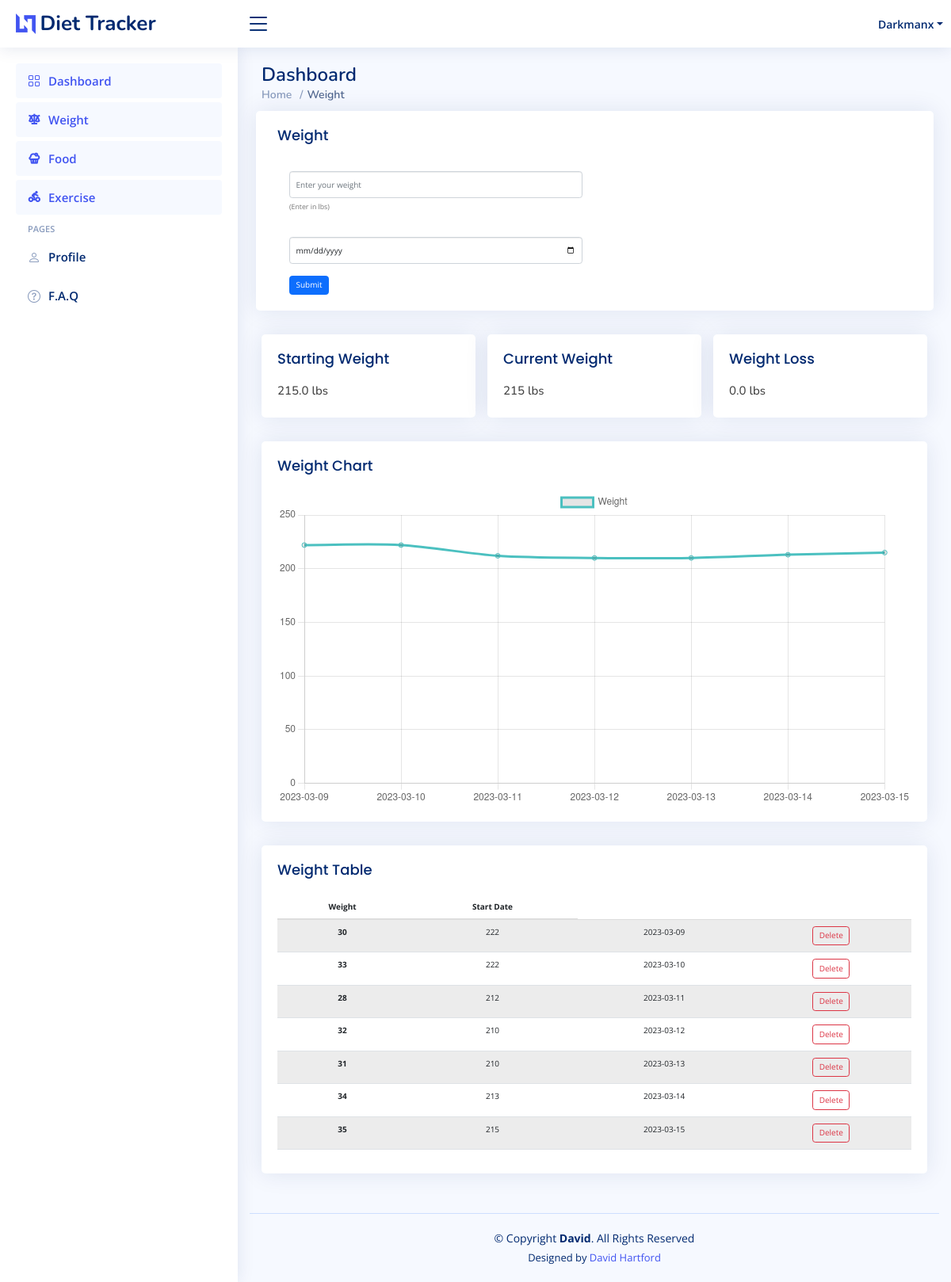
The page /weight (signed in) on the database its author committed.
### main.py (models this page shows)
class Users(UserMixin, db.Model):
    __tablename__ = "users"
    id = db.Column(db.Integer, primary_key=True)
    username = db.Column(db.String, unique=True, nullable=False)
    email = db.Column(db.String, unique=True, nullable=False)
    password = db.Column(db.String, nullable=False)
    s_weight = db.Column(db.Float, nullable=False)
    height = db.Column(db.Integer, nullable=False)
    age = db.Column(db.Integer, nullable=False)
    gender = db.Column(db.String, nullable=False)
    weights = db.relationship("Weight", backref="users")

class Weight(db.Model):
    __tablename__ = "weight"
    id = db.Column(db.Integer, primary_key=True)
    weight = db.Column(db.Integer, nullable=False)
    date = db.Column(db.String(250), nullable=False)
    users_id = db.Column(db.Integer, db.ForeignKey('users.id'))

### main.py (the view, shortened to what this page needs)
@app.route('/weight', methods=["GET", "POST"])
def weight():
    form = WeightForm()
    user = Users.query.filter_by(id=current_user.id).first()
    db_weight = Weight.query.filter_by(users_id=current_user.id).order_by(asc(Weight.date)).all()
    current_weight = get_weight()
    weight_loss = get_weight_loss()
    date_list = get_all_weight_dates(Weight)
    weight_list = get_all_weight()
    return render_template("weight.html", form=form, db_weight=db_weight, current_weight=current_weight,
                           weight_loss=weight_loss, date_list=date_list, current_user=current_user,
                           weight_list=weight_list)

### forms.py
class WeightForm(FlaskForm):
    weight = DecimalField(" ", validators=[DataRequired(), NumberRange(min=None, max=1000, message=None)], places=1,
                          description='(Enter in lbs)', render_kw={"placeholder": "Enter your weight"})
    date = DateField(' ', format='%Y-%m-%d', render_kw={"placeholder": date})
    submit = SubmitField('Submit')

### main.py (called while the page is built)
@login_manager.user_loader
def load_user(user_id):
    return Users.query.get(int(user_id))

def get_weight():
    db_weight = Weight.query.filter_by(users_id=current_user.id).order_by(asc(Weight.date)).all()
    last_weights = []
    for i in db_weight:
        last_weights.append(i.weight)
    if not last_weights:
        display_weight = 1
    else:
        display_weight = last_weights[-1]
    return display_weight

def get_weight_loss():
    starting_weight = current_user.s_weight
    current_weight = get_weight()
    weight_loss = starting_weight - current_weight
    return weight_loss

def get_all_weight_dates(table):
    db_weight = table.query.filter_by(users_id=current_user.id).order_by(asc(table.date)).all()
    date_weights = []
    for i in db_weight:
        date_weights.append(i.date)
    return date_weights

def get_all_weight():
    db_weight = Weight.query.filter_by(users_id=current_user.id).order_by(asc(Weight.date)).all()
    all_weights = []
    for i in db_weight:
        all_weights.append(i.weight)
    return all_weights

### templates/weight.html
{% extends 'bootstrap/base.html' %}
{% import "bootstrap/wtf.html" as wtf %}
{% block content %}
{% include "header.html" %}
<main id="main" class="main">
    <div class="pagetitle">
        <h1>Dashboard</h1>
        <nav>
            <ol class="breadcrumb">
                <li class="breadcrumb-item"><a href="{{url_for('home')}}">Home</a></li>
                <li class="breadcrumb-item active">Weight</li>
            </ol>
        </nav>
    </div>
    <div class="col-xl-12">
        <div class="row justify-content-center">
            <div class="card">
                <div class="card-body">
                    <h5 class="card-title">Weight</h5>
                    <div class="col-lg-6">
                    {{ wtf.quick_form(form, novalidate=True, form_type=inline, button_map={"submit": "primary"}) }}
                    </div>
                </div>
            </div>
        </div>
    </div>
    <div class="col-xl-12">
        <div class="row justify-content-center">
            <div class="col-lg-4 col-md-4">
                <div class="card">
                    <div class="card-body">
                        <h5 class="card-title">Starting Weight</h5>
                        <h4>{{ current_user.s_weight }} <span>lbs</span></h4>
                    </div>
                </div>
            </div>
            <div class="col-lg-4 col-md-4">
            <div class="card">
                    <div class="card-body">
                        <h5 class="card-title">Current Weight</h5>
                        <h4>{{ current_weight }} <span>lbs</span> </h4>
                    </div>
                  </div>
            </div>
            <div class="col-lg-4 col-md-4">
                <div class="card">
                    <div class="card-body">
                      <h5 class="card-title">Weight Loss</h5>
                      <h4>{{ weight_loss }} <span>lbs</span> </h4>
                    </div>
                  </div>
            </div>
        </div>
    </div>
    <div class="row justify-content-center">
        <div class="col-xl-12">
          <div class="card">
            <div class="card-body">
              <h5 class="card-title">Weight Chart</h5>
              <canvas id="lineChart" style="max-height: 400px; display: block; box-sizing: border-box; height: 251px; width: 503px;" width="629" height="314"></canvas>
              <script>
                document.addEventListener("DOMContentLoaded", () => {
                  new Chart(document.querySelector('#lineChart'),{
                    type: 'line',
                    data: {
                      labels: {{ date_list | safe }},
                      datasets: [{
                        label: 'Weight',
                        data: {{ weight_list | safe }},
                        fill: false,
                        borderColor: 'rgb(75, 192, 192)',
                        tension: 0.3
                      }]
                    },
                    options: {
                      scales: {
                        y: {
                          beginAtZero: true
                        }
                      }
                    }
                  });
                });
              </script>
            </div>
          </div>
        </div>
    </div>
    <div class="card">
            <div class="card-body">
              <h5 class="card-title">Weight Table</h5>
                <table class="table table-striped">
                  <thead>
                      <tr>
                        <th scope="col">Weight</th>
                        <th scope="col">Start Date</th>
                      </tr>
                  </thead>
                  <tbody>
                    {% for weight in db_weight %}
                      <tr>
                          <th scope="row">{{ weight.id}}</th>
                          <td>{{ weight.weight}}</td>
                          <td>{{ weight.date}}</td>
                          <td><a href="/delete/{{ weight.id }}" class="btn btn-outline-danger btm-sm">Delete</a></td>
                      </tr>
                    {% endfor %}
                  </tbody>
              </table>
            </div>
          </div>
</main>
{% include "footer.html" %}
{% endblock %}

### templates/header.html (shortened to what this page needs)
<!DOCTYPE html>
<html lang="en">
{% import "bootstrap/wtf.html" as wtf %}
<head>
  <link href="static/vendor/bootstrap/css/bootstrap.min.css" rel="stylesheet">
  <link href="static/vendor/bootstrap-icons/bootstrap-icons.css" rel="stylesheet">
  <link href="static/vendor/boxicons/css/boxicons.min.css" rel="stylesheet">
  <link href="static/vendor/quill/quill.snow.css" rel="stylesheet">
  <link href="static/vendor/quill/quill.bubble.css" rel="stylesheet">
  <link href="static/vendor/remixicon/remixicon.css" rel="stylesheet">
  <link href="static/vendor/simple-datatables/style.css" rel="stylesheet">
  <link href="static/css/style.css" rel="stylesheet">
</head>
<header id="header" class="header fixed-top d-flex align-items-center">
    <div class="d-flex align-items-center justify-content-between">
        <a href="{{url_for('home')}}" class="logo d-flex align-items-center">
            <img src="static/img/logo.png" alt="">
            <span class="d-none d-lg-block">Diet Tracker</span>
        </a>
        <i class="bi bi-list toggle-sidebar-btn"></i>
    </div>
    <nav class="header-nav ms-auto">
        <ul class="d-flex align-items-center">
            {% if current_user.is_authenticated: %}
            <li class="nav-item dropdown pe-3">
                <a class="nav-link nav-profile d-flex align-items-center pe-0" href="#" data-bs-toggle="dropdown">
                    <span class="d-none d-md-block dropdown-toggle ps-2">{{ current_user.username.title() }}</span>
                </a>
            </li>
            {% else: %}
            <li class="nav-item dropdown pe-3">
                <a class="nav-link nav-profile d-flex align-items-center pe-0"  data-bs-toggle="dropdown">
                    <img src="static/img/profile-img.jpg" alt="Profile" class="rounded-circle">
                    <span class="d-none d-md-block ps-2">Welcome</span>
                </a>
            {% endif %}
        </ul>
    </nav>
</header>
<aside id="sidebar" class="sidebar">
    <ul class="sidebar-nav" id="sidebar-nav">
        {% if current_user.is_authenticated: %}
        <li class="nav-item">
            <a class="nav-link " href="{{url_for('home')}}">
                <i class="bi bi-grid"></i>
                <span>Dashboard</span>
            </a>
        </li>
        <li class="nav-item">
            <a class="nav-link" href="{{url_for('weight')}}">
                <i class="ri-scales-3-line"></i><span>Weight</span>
            </a>
        </li>
        <li class="nav-item">
            <a class="nav-link" href="{{url_for('food')}}">
                <i class="ri-cake-3-line"></i><span>Food</span>
            </a>
        </li>
        <li class="nav-item">
            <a class="nav-link" href="{{url_for('exercise')}}">
                <i class="ri-riding-line"></i><span>Exercise</span>
            </a>
        </li>
        <li class="nav-heading">Pages</li>
        <li class="nav-item">
            <a class="nav-link collapsed" href="#">
                <i class="bi bi-person"></i>
                <span>Profile</span>
            </a>
        </li>
        <li class="nav-item">
            <a class="nav-link collapsed" href="#">
                <i class="bi bi-question-circle"></i>
                <span>F.A.Q</span>
            </a>
        </li>
        {% endif %}
    </ul>
</aside>

### templates/footer.html (shortened to what this page needs)
<div class="col-lg-12">
  <footer id="footer" class="footer">
    <div class="copyright">
        &copy; Copyright <strong><span>David</span></strong>. All Rights Reserved
    </div>
    <div class="credits">
        Designed by <a href="https://bootstrapmade.com/">David Hartford</a>
    </div>
  </footer>
</div>

### static/css/style.css (style rules this page uses)
:root { scroll-behavior: smooth; }
body { font-family: "Open Sans", sans-serif; background: #f6f9ff; color: #444444; }
a { color: #4154f1; text-decoration: none; }
h1, h2, h3, h4, h5, h6 { font-family: "Nunito", sans-serif; }
tr { text-align: center; }
#main { margin-top: 60px; padding: 20px 30px; transition: all 0.3s; }
.pagetitle { margin-bottom: 10px; }
.pagetitle h1 { font-size: 24px; margin-bottom: 0; font-weight: 600; color: #012970; }
.card { margin-bottom: 30px; border: none; border-radius: 5px; box-shadow: 0px 0 30px rgba(1, 41, 112, 0.1); }
.card-title { padding: 20px 0 15px 0; font-size: 18px; font-weight: 500; color: #012970; font-family: "Poppins", sans-serif; }
.card-body { padding: 0 20px 20px 20px; }
.breadcrumb { font-size: 14px; font-family: "Nunito", sans-serif; color: #899bbd; font-weight: 600; }
.breadcrumb a { color: #899bbd; transition: 0.3s; }
.breadcrumb .breadcrumb-item::before { color: #899bbd; }
.breadcrumb .active { color: #51678f; font-weight: 600; }
.logo { line-height: 1; }
@media (min-width: 1200px) { .logo { width: 280px; } }
.logo img { max-height: 26px; margin-right: 6px; }
.logo span { font-size: 26px; font-weight: 700; color: #012970; font-family: "Nunito", sans-serif; }
.header { transition: all 0.5s; z-index: 997; height: 60px; box-shadow: 0px 2px 20px rgba(1, 41, 112, 0.1); background-color: #fff; padding-left: 20px; }
.header .toggle-sidebar-btn { font-size: 32px; padding-left: 10px; cursor: pointer; color: #012970; }
.header-nav ul { list-style: none; }
.header-nav>ul { margin: 0; padding: 0; }
.header-nav .nav-profile { color: #012970; }
.header-nav .nav-profile span { font-size: 14px; font-weight: 600; }
.sidebar { position: fixed; top: 60px; left: 0; bottom: 0; width: 300px; z-index: 996; transition: all 0.3s; padding: 20px; overflow-y: auto; scrollbar-width: thin; scrollbar-color: #aab7cf transparent; box-shadow: 0px 0px 20px rgba(1, 41, 112, 0.1); background-color: #fff; }
@media (min-width: 1200px) { #main, #footer { margin-left: 300px; } }
.sidebar-nav { padding: 0; margin: 0; list-style: none; }
.sidebar-nav li { padding: 0; margin: 0; list-style: none; }
.sidebar-nav .nav-item { margin-bottom: 5px; }
.sidebar-nav .nav-heading { font-size: 11px; text-transform: uppercase; color: #899bbd; font-weight: 600; margin: 10px 0 5px 15px; }
.sidebar-nav .nav-link { display: flex; align-items: center; font-size: 15px; font-weight: 600; color: #4154f1; transition: 0.3; background: #f6f9ff; padding: 10px 15px; border-radius: 4px; }
.sidebar-nav .nav-link i { font-size: 16px; margin-right: 10px; color: #4154f1; }
.sidebar-nav .nav-link.collapsed { color: #012970; background: #fff; }
.sidebar-nav .nav-link.collapsed i { color: #899bbd; }
.footer { padding: 20px 0; font-size: 14px; transition: all 0.3s; border-top: 1px solid #cddfff; }
.footer .copyright { text-align: center; color: #012970; }
.footer .credits { padding-top: 5px; text-align: center; font-size: 13px; color: #012970; }

### rows shown on the page
Users: username "Darkmanx", s_weight "215.0"
Weight: id "30", weight "222", date "2023-03-09"
Weight: id "33", weight "222", date "2023-03-10"
Weight: id "28", weight "212", date "2023-03-11"
Weight: id "32", weight "210", date "2023-03-12"
Weight: id "31", weight "210", date "2023-03-13"
Weight: id "34", weight "213", date "2023-03-14"
Weight: id "35", weight "215", date "2023-03-15"

### other values the page prints
{{ current_weight }} "215"
{{ weight_loss }} "0.0"
chart data {{ date_list | safe }} ['2023-03-09', '2023-03-10', '2023-03-11', '2023-03-12', '2023-03-13', '2023-03-14', '2023-03-15']
chart data {{ weight_list | safe }} [222, 222, 212, 210, 210, 213, 215]
